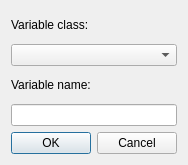
<ui version="4.0" >
 <class>Actions_variableDialog</class>
 <widget class="QDialog" name="Actions_variableDialog" >
  <property name="geometry" >
   <rect>
    <x>0</x>
    <y>0</y>
    <width>184</width>
    <height>165</height>
   </rect>
  </property>
  <property name="focusPolicy" >
   <enum>Qt::TabFocus</enum>
  </property>
  <property name="windowTitle" >
   <string>Dialog</string>
  </property>
  <layout class="QGridLayout" name="gridLayout" >
   <item row="0" column="0" >
    <widget class="QLabel" name="label" >
     <property name="text" >
      <string>Variable class:</string>
     </property>
    </widget>
   </item>
   <item row="1" column="0" >
    <widget class="QComboBox" name="classComboBox" />
   </item>
   <item row="2" column="0" >
    <widget class="QLabel" name="label_2" >
     <property name="text" >
      <string>Variable name:</string>
     </property>
    </widget>
   </item>
   <item row="3" column="0" >
    <widget class="QLineEdit" name="name" />
   </item>
   <item row="4" column="0" >
    <widget class="QDialogButtonBox" name="buttonBox" >
     <property name="orientation" >
      <enum>Qt::Horizontal</enum>
     </property>
     <property name="standardButtons" >
      <set>QDialogButtonBox::Cancel|QDialogButtonBox::Ok</set>
     </property>
    </widget>
   </item>
  </layout>
 </widget>
 <resources/>
 <connections>
  <connection>
   <sender>buttonBox</sender>
   <signal>accepted()</signal>
   <receiver>Actions_variableDialog</receiver>
   <slot>accept()</slot>
   <hints>
    <hint type="sourcelabel" >
     <x>109</x>
     <y>155</y>
    </hint>
    <hint type="destinationlabel" >
     <x>157</x>
     <y>274</y>
    </hint>
   </hints>
  </connection>
  <connection>
   <sender>buttonBox</sender>
   <signal>rejected()</signal>
   <receiver>Actions_variableDialog</receiver>
   <slot>reject()</slot>
   <hints>
    <hint type="sourcelabel" >
     <x>151</x>
     <y>154</y>
    </hint>
    <hint type="destinationlabel" >
     <x>286</x>
     <y>274</y>
    </hint>
   </hints>
  </connection>
 </connections>
</ui>
